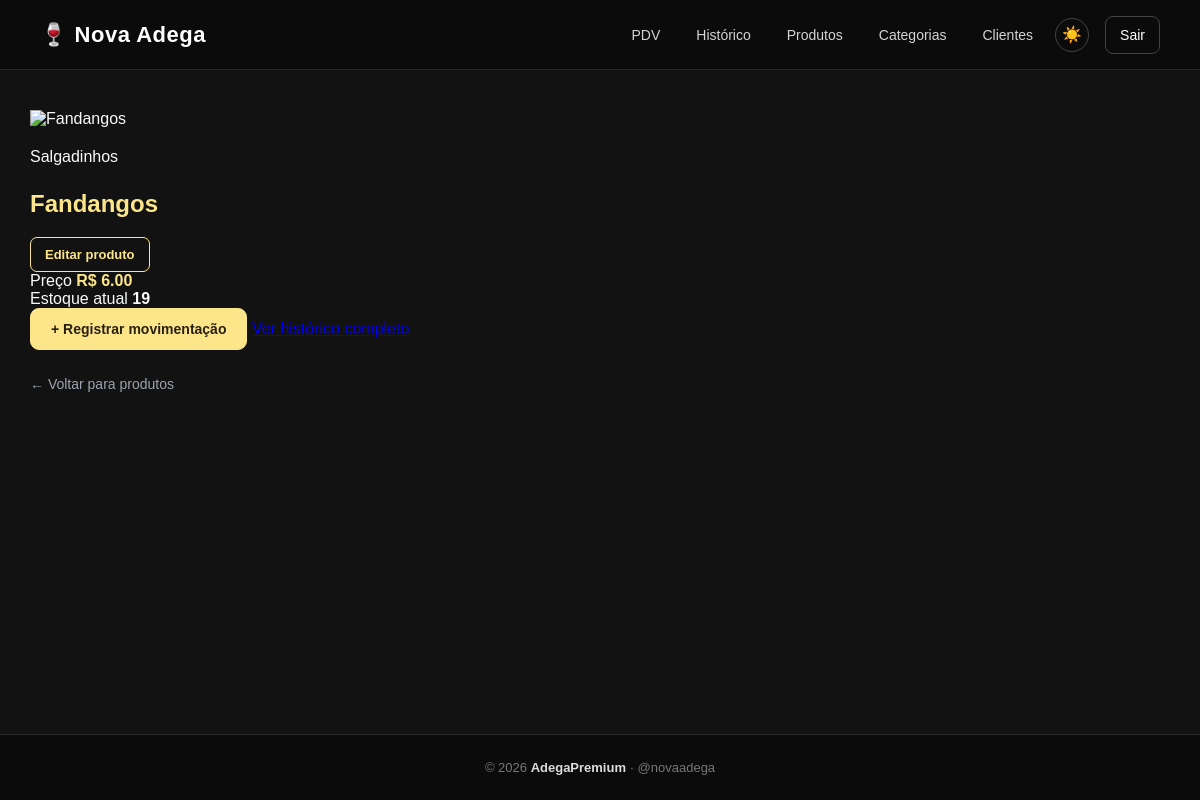
The app's page /produtos/8 (signed in), older data.
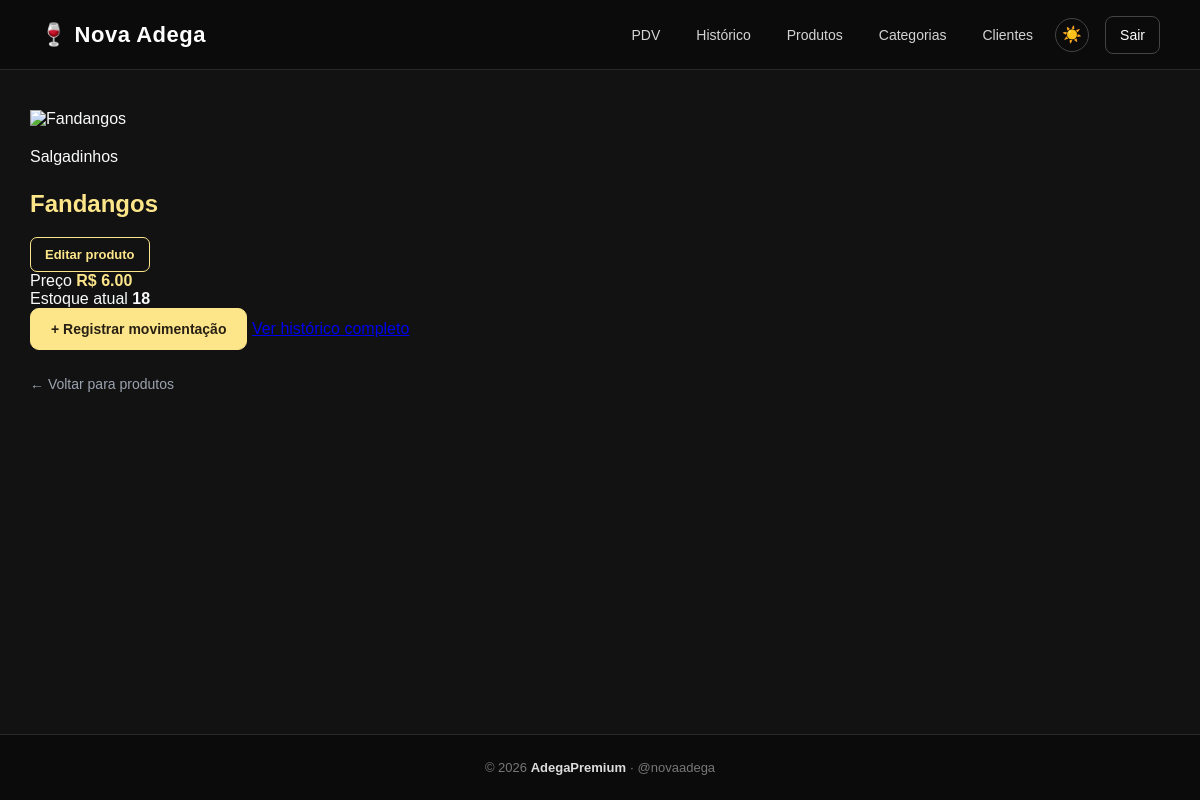
The same page, newer data.
### app/models/produto.py (models this page shows, shortened)
class Produto(Base):
    __tablename__ = "produtos"
    id = Column(Integer, primary_key=True, autoincrement=True, index=True)
    nome = Column(String(150), nullable=False, index=True)
    preco = Column(Float, nullable=False, default=0.0)
    estoque_atual = Column(Integer, nullable=False, default=0)
    ativo = Column(Boolean, default=True)
    imagem_path = Column(String(255), nullable=True)
    categoria_id = Column(Integer, ForeignKey("categorias.id", ondelete="SET NULL"), nullable=True )
    categoria = relationship("Categoria", back_populates="produtos")

### app/controllers/produto_controller.py (the view)
@router.get("/{produto_id}")
def detalhe_produto(
    produto_id: int,
    request: Request,
    db: Session = Depends(get_db),
    usuario = Depends(get_usuario_logado)
):
    produto = db.query(Produto).filter(
        Produto.id == produto_id,
        Produto.ativo == True
    ).first()
    if not produto:
        return RedirectResponse(url="/produtos", status_code=302)
    return templates.TemplateResponse(
        request,
        "produtos/detalhe.html",
        {"request": request, "usuario": usuario, "produto": produto}
    )

### app/templates/produtos/detalhe.html (shortened to what this page needs)
{% extends "base.html" %}
{% block styles %}
<link
    rel="stylesheet"
    href="/static/CSS/produtos.css"
>
{% endblock %}
{% block content %}
<main class="container">
    <section class="produto-detalhe">
        <div class="produto-detalhe-imagem">
            <img
                src="{{ produto.imagem_url }}"
                alt="{{ produto.nome }}"
            >
        </div>
        <div class="produto-detalhe-info">
            <div class="produto-detalhe-titulo">
                <div>
                    <p class="produto-categoria">
                        {{
                            produto.categoria.nome
                            if produto.categoria
                            else "Sem categoria"
                        }}
                    </p>
                    <h1>
                        {{ produto.nome }}
                    </h1>
                </div>
                {% if usuario.role == 'admin' %}
                <a
                    href="/produtos/{{ produto.id }}/editar"
                    class="btn-editar"
                >
                    Editar produto
                </a>
                {% endif %}
            </div>
            <div class="produto-informacoes">
                <div class="info-produto">
                    <span>
                        Preço
                    </span>
                    <strong class="produto-preco">
                        R$
                        {{ "%.2f"|format(produto.preco) }}
                    </strong>
                </div>
                <div class="info-produto">
                    <span>
                        Estoque atual
                    </span>
                    <strong class="produto-estoque">
                        {{ produto.estoque_atual }}
                    </strong>
                </div>
            </div>
            <div class="produto-acoes">
                <a
                    href="/movimentacoes/nova?produto_id={{ produto.id }}"
                    class="btn-movimentacao"
                >
                    + Registrar movimentação
                </a>
                <a
                    href="/movimentacoes/produto/{{ produto.id }}"
                    class="btn-historico"
                >
                </a>
            </div>
        </div>
    </section>
    <div class="voltar-pagina">
        <a href="/produtos/">
            ← Voltar para produtos
        </a>
    </div>
</main>
{% endblock %}

Row changes from the older to the newer data that the page shows:
changed Produto "Fandangos": estoque_atual "19" → "18"
